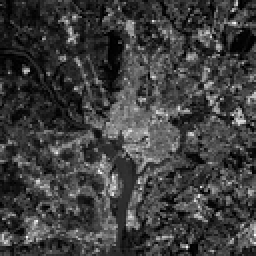
%> input picture BitPlane/WashingtonDC-Band1-Blue-512.tif, 128 x 128 px, shrunk from 512 x 512 before the run (shown 2 times larger)
$ octave Origin8bits_WashingtonDC.m   (GNU Octave 9; MATLAB toolbox functions it lacks are replaced by stand-ins)
%> lines starting %> are read from the running program, lines starting %| are printed output that depends on the picture; in (x1, y1, x2, y2) boxes, pixels count from 0 and x2, y2 are one past the last pixel; in counts of white or black regions, pixels touching at a corner belong together; the program's own positions count from 1
close all; clear; clc;

imgArray = imread("WashingtonDC-Band1-Blue-512.tif");
%> imgArray is the input picture: size 128x128 uint8; min 0, max 253, mean 62.1

if(size(imgArray,3) == 3)
    imgArray = rgb2gray(imgArray);
end

imgArrayBitPlane = zeros(size(imgArray,1),size(imgArray,2),8,'uint8');
Reconstruct = zeros(size(imgArray,1),size(imgArray,2),'uint8');     %uint8
ReconstructNum = 4;


for indexI = 1:size(imgArray,1)
    for indexJ = 1:size(imgArray,2)

        bits = dec2bin(imgArray(indexI,indexJ), 8) - '0';           %by GPT的寫法

        array = zeros(1,8);

        for index = 1:8
            if(bits(index) == 0)
                imgArrayBitPlane(indexI,indexJ,index) = 0;
            elseif(bits(index) == 1)
                imgArrayBitPlane(indexI,indexJ,index) = 255;
            end
        end

        array(1:ReconstructNum) = bits(1:ReconstructNum);

        Reconstruct(indexI,indexJ) = bin2dec(char(array + '0'));

    end
end
%> after the loop, array = [0 0 0 1 0 0 0 0]


figure('Name', '8 bits plane');

subplot(3,4,1);
imshow(imgArray);
title('Original');

subplot(3,4,2);
imshow(Reconstruct);
title("Reconstruct with : " + num2str(ReconstructNum) + "bits");


for index = 1:8
    subplot(3,4,4 + index);
    imshow(imgArrayBitPlane(:,:,index));
    title([num2str(9 - index),' bit']);
end
%> this loop made 8 passes
%> pass 1, `imshow(imgArrayBitPlane(:,:,index));`:
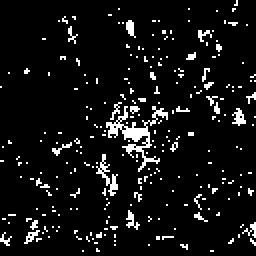
%> displayed picture: size 128x128, on the screen's scale of 0 to 255 (shown 2 times larger); 7.2% white in thin lines or dots
%> pass 2, `imshow(imgArrayBitPlane(:,:,index));`:
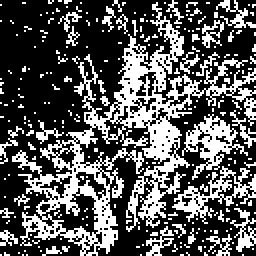
%> displayed picture: size 128x128, on the screen's scale of 0 to 255 (shown 2 times larger); 34.6% white in thin lines or dots
%> after the loop:
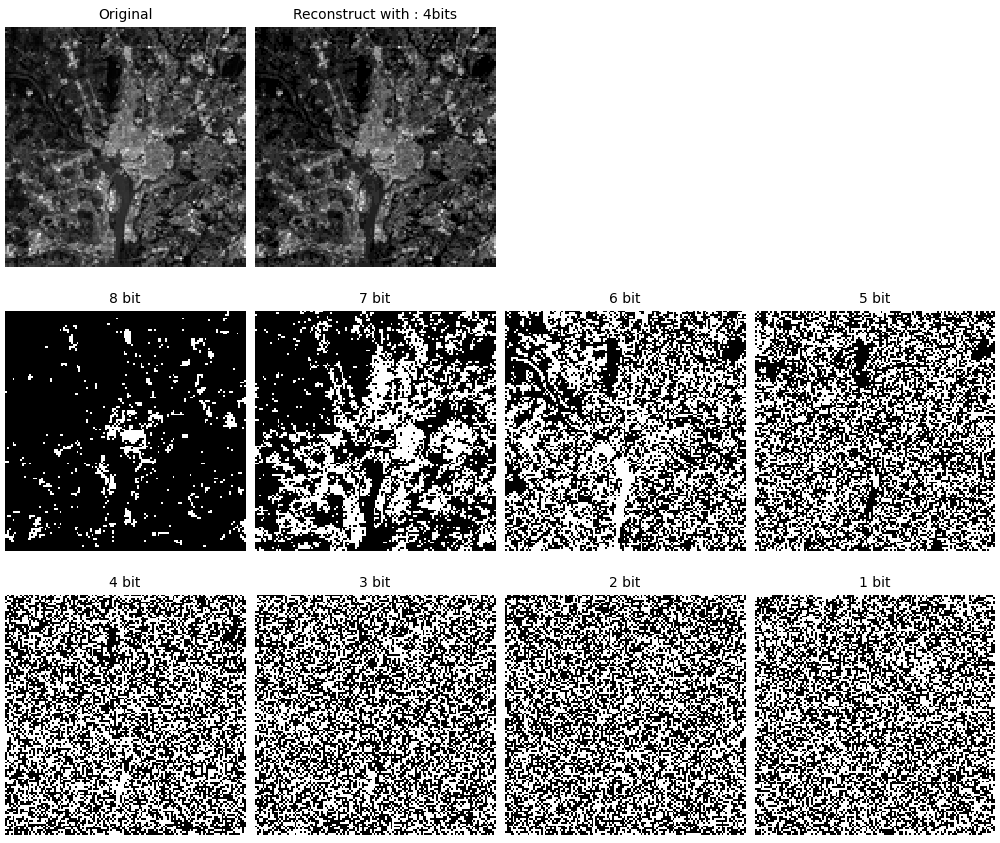
%> figure redrawn from the program's plot data, 10 panels

$ run again, with BitPlane/8 bits planeDC.png saved as BitPlane/WashingtonDC-Band1-Blue-512.tif
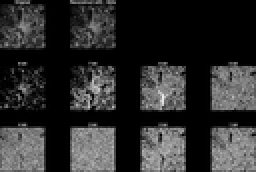
%> input picture BitPlane/8 bits planeDC.png, 128 x 86 px, shrunk from 1304 x 879 before the run (shown 2 times larger)
%> imgArray is the input picture: size 86x128x3 uint8; min 0, max 237, mean 44.7
%> imgArray: size 86x128 uint8
%> after the loop `for indexI = 1:size(imgArray,1)`: array = [0 1 1 0 0 0 0 0]
%> the loop `for index = 1:8` made 8 passes
%> pass 1, `imshow(imgArrayBitPlane(:,:,index));`:
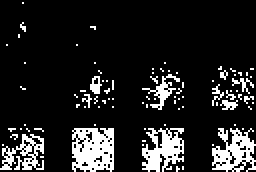
%> displayed picture: size 86x128, on the screen's scale of 0 to 255 (shown 2 times larger); 13.9% white in thin lines or dots
%> pass 2, `imshow(imgArrayBitPlane(:,:,index));`:
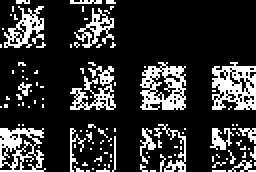
%> displayed picture: size 86x128, on the screen's scale of 0 to 255 (shown 2 times larger); 19.6% white in thin lines or dots
